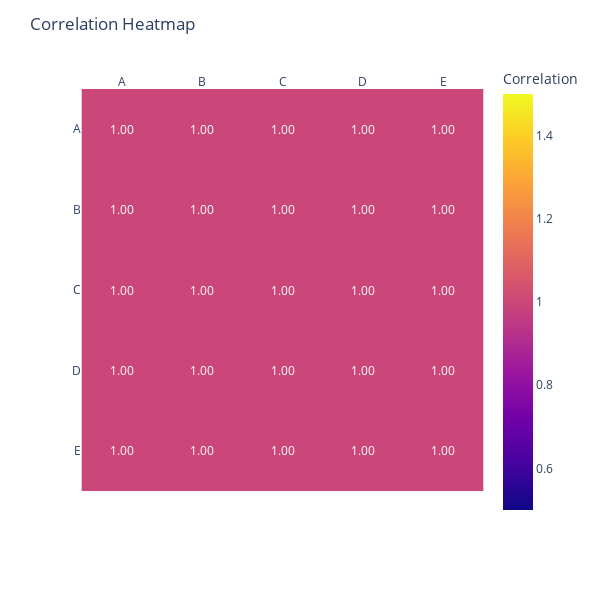

Here is the notebook cell this chart was saved with:
### Code cell
import plotly.express as px
import pandas as pd

# Create a sample dataset
data = pd.DataFrame({
    'A': [1, 2, 3, 4, 5],
    'B': [2, 4, 6, 8, 10],
    'C': [5, 10, 15, 20, 25],
    'D': [3, 6, 9, 12, 15],
    'E': [1, 3, 5, 7, 9]
})

# Compute correlation matrix
corr_matrix = data.corr()

# Generate correlation heatmap with correlation values inside cells
fig = px.imshow(corr_matrix.values,
                labels=dict(color="Correlation"),
                x=list(corr_matrix.columns),
                y=list(corr_matrix.columns))

fig.update_xaxes(side="top")  # Show x-axis labels on top
fig.update_layout(width=600, height=600, title="Correlation Heatmap")

# Add correlation values as annotations inside cells
annotations = []
for i, row in enumerate(corr_matrix.values):
    for j, value in enumerate(row):
        annotations.append(dict(x=j, y=i, text=f'{value:.2f}',
                                font=dict(color='white' if abs(value) > 0.5 else 'black'),
                                showarrow=False))
fig.update_layout(annotations=annotations)

fig.show()

### Figure 1 — Plotly figure (JSON) as saved in the notebook; plotly's stock layout.template omitted (floating-point values rounded to 4 significant figures)
{"data": [{"coloraxis": "coloraxis", "hovertemplate": "x: %{x}<br>y: %{y}<br>Correlation: %{z}<extra></extra>", "name": "0", "type": "heatmap", "x": ["A", "B", "C", "D", "E"], "xaxis": "x", "y": ["A", "B", "C", "D", "E"], "yaxis": "y", "z": [[1, 1, 1, 1, 1], [1, 1, 1, 1, 1], [1, 1, 1, 1, 1], [1, 1, 1, 1, 1], [1, 1, 1, 1, 1]]}], "layout": {"annotations": [{"font": {"color": "white"}, "showarrow": false, "text": "1.00", "x": 0, "y": 0}, {"font": {"color": "white"}, "showarrow": false, "text": "1.00", "x": 1, "y": 0}, {"font": {"color": "white"}, "showarrow": false, "text": "1.00", "x": 2, "y": 0}, {"font": {"color": "white"}, "showarrow": false, "text": "1.00", "x": 3, "y": 0}, {"font": {"color": "white"}, "showarrow": false, "text": "1.00", "x": 4, "y": 0}, {"font": {"color": "white"}, "showarrow": false, "text": "1.00", "x": 0, "y": 1}, {"font": {"color": "white"}, "showarrow": false, "text": "1.00", "x": 1, "y": 1}, {"font": {"color": "white"}, "showarrow": false, "text": "1.00", "x": 2, "y": 1}, {"font": {"color": "white"}, "showarrow": false, "text": "1.00", "x": 3, "y": 1}, {"font": {"color": "white"}, "showarrow": false, "text": "1.00", "x": 4, "y": 1}, {"font": {"color": "white"}, "showarrow": false, "text": "1.00", "x": 0, "y": 2}, {"font": {"color": "white"}, "showarrow": false, "text": "1.00", "x": 1, "y": 2}, {"font": {"color": "white"}, "showarrow": false, "text": "1.00", "x": 2, "y": 2}, {"font": {"color": "white"}, "showarrow": false, "text": "1.00", "x": 3, "y": 2}, {"font": {"color": "white"}, "showarrow": false, "text": "1.00", "x": 4, "y": 2}, {"font": {"color": "white"}, "showarrow": false, "text": "1.00", "x": 0, "y": 3}, {"font": {"color": "white"}, "showarrow": false, "text": "1.00", "x": 1, "y": 3}, {"font": {"color": "white"}, "showarrow": false, "text": "1.00", "x": 2, "y": 3}, {"font": {"color": "white"}, "showarrow": false, "text": "1.00", "x": 3, "y": 3}, {"font": {"color": "white"}, "showarrow": false, "text": "1.00", "x": 4, "y": 3}, {"font": {"color": "white"}, "showarrow": false, "text": "1.00", "x": 0, "y": 4}, {"font": {"color": "white"}, "showarrow": false, "text": "1.00", "x": 1, "y": 4}, {"font": {"color": "white"}, "showarrow": false, "text": "1.00", "x": 2, "y": 4}, {"font": {"color": "white"}, "showarrow": false, "text": "1.00", "x": 3, "y": 4}, {"font": {"color": "white"}, "showarrow": false, "text": "1.00", "x": 4, "y": 4}], "coloraxis": {"colorbar": {"title": {"text": "Correlation"}}, "colorscale": [[0, "#0d0887"], [0.1111, "#46039f"], [0.2222, "#7201a8"], [0.3333, "#9c179e"], [0.4444, "#bd3786"], [0.5556, "#d8576b"], [0.6667, "#ed7953"], [0.7778, "#fb9f3a"], [0.8889, "#fdca26"], [1, "#f0f921"]]}, "height": 600, "margin": {"t": 60}, "title": {"text": "Correlation Heatmap"}, "width": 600, "xaxis": {"anchor": "y", "autorange": true, "constrain": "domain", "domain": [0, 1], "range": [-0.5, 4.5], "scaleanchor": "y", "side": "top", "type": "category"}, "yaxis": {"anchor": "x", "autorange": true, "constrain": "domain", "domain": [0.06304, 0.937], "range": [4.5, -0.5], "type": "category"}}}
